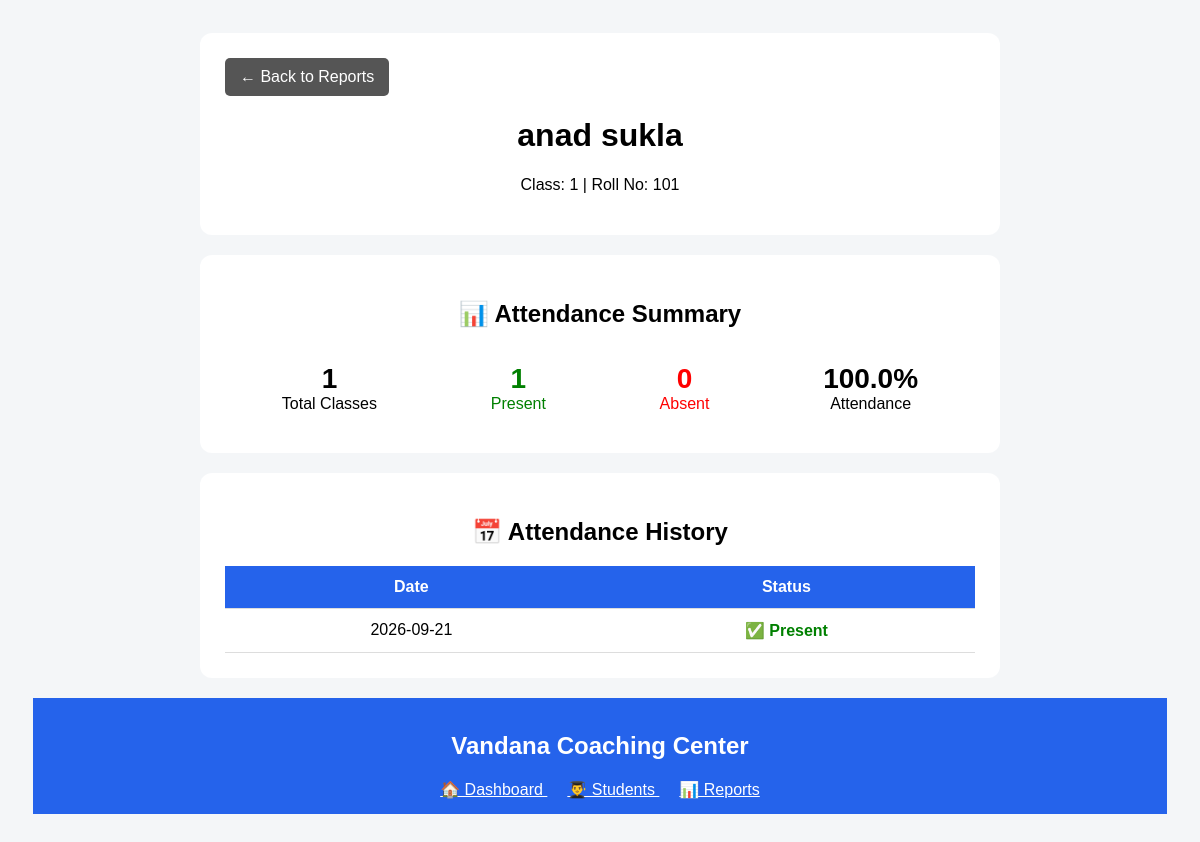
Page /student_report/21 (signed in) on the earlier database version.
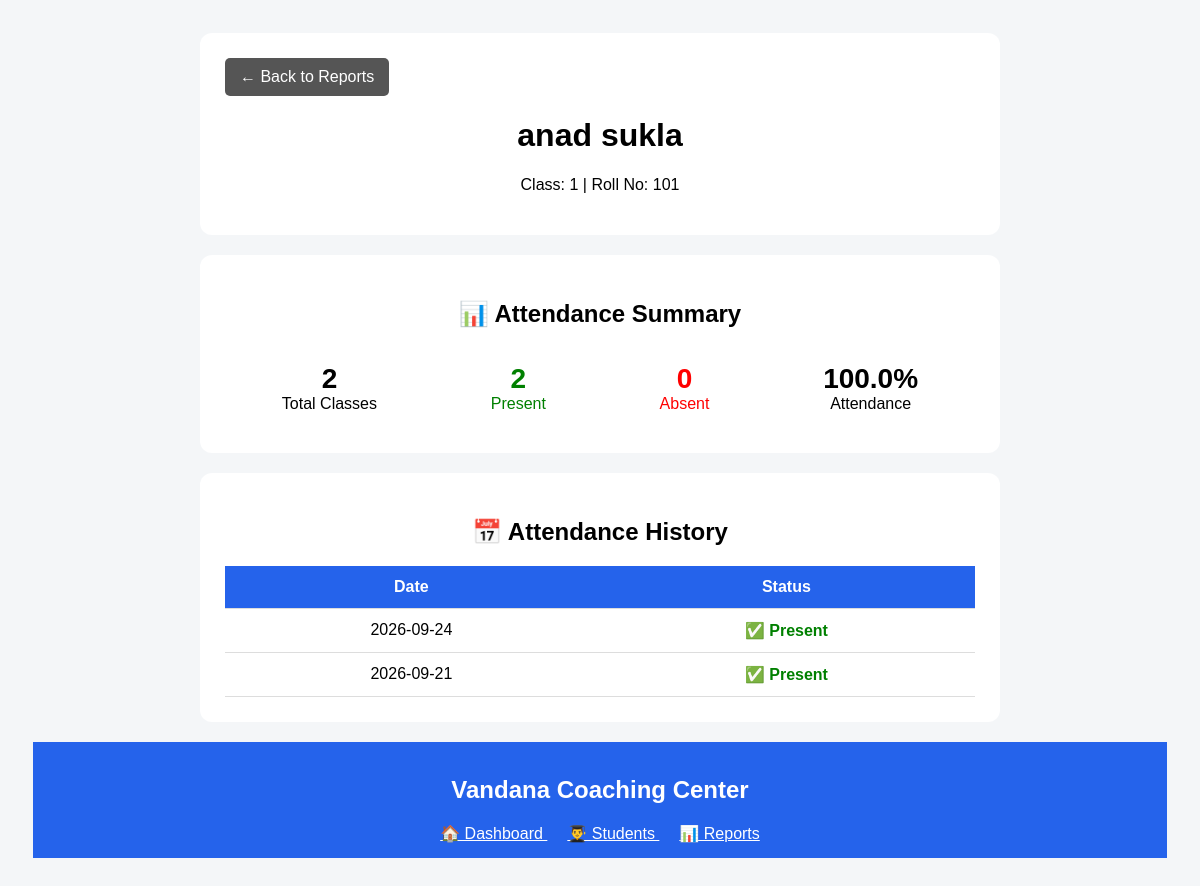
Same page on the later database version.
### tables this page shows
CREATE TABLE students (
            id INTEGER PRIMARY KEY AUTOINCREMENT,
            name TEXT NOT NULL,
            class_name TEXT NOT NULL,
            roll_number TEXT
        , guardian_name TEXT, guardian_phone TEXT, section TEXT);

CREATE TABLE attendance (
            id INTEGER PRIMARY KEY AUTOINCREMENT,
            student_id INTEGER NOT NULL,
            attendance_date TEXT NOT NULL,
            status TEXT NOT NULL,
            FOREIGN KEY (student_id) REFERENCES students(id)
        );

### app.py (the view, shortened to what this page needs)
@app.route(
    "/student_report/<int:student_id>"
)
@login_required
def student_report(student_id):
    user_role = session.get("role")
    user_student_id = session.get(
        "student_id"
    )
    conn = get_db_connection()
    student = conn.execute("""
        SELECT *
        FROM students
        WHERE id = ?
    """, (
        student_id,
    )).fetchone()
    if not student:
        conn.close()
        return "Student not found", 404
    attendance_records = conn.execute("""
        SELECT
            attendance_date,
            status

        FROM attendance

        WHERE student_id = ?

        ORDER BY attendance_date DESC
    """, (
        student_id,
    )).fetchall()
    total = len(
        attendance_records
    )
    present = sum(
        1
        for record in attendance_records
        if record["status"] == "Present"
    )
    absent = total - present
    if total > 0:
        percentage = round(
            (present / total) * 100,
            2
        )
    else:
        percentage = 0
    conn.close()
    return render_template(
        "student_report.html",
        student=student,
        attendance_records=
            attendance_records,
        total=total,
        present=present,
        absent=absent,
        percentage=percentage
    )

### app.py (called while the page is built, shortened)
def get_db_connection():
    conn = sqlite3.connect(DATABASE)
    conn.row_factory = sqlite3.Row
    return conn

def login_required(view_func):
    @wraps(view_func)
    def wrapped_view(*args, **kwargs):
        return view_func(*args, **kwargs)
    return wrapped_view

### templates/student_report.html (shortened to what this page needs)
<!DOCTYPE html>
<html lang="en">
<head>
</head>
<body>
<div class="container">
    <div class="card">
        <a href="/reports" class="back">
            ← Back to Reports
        </a>
        <h1>
            {{ student["name"] }}
        </h1>
        <p style="text-align:center;">
            Class: {{ student["class_name"] }}
            |
            Roll No: {{ student["roll_number"] }}
        </p>
    </div>
    <div class="card">
        <h2>
            📊 Attendance Summary
        </h2>
        <div class="stats">
            <div class="stat">
                <div class="number">
                    {{ total }}
                </div>
                <div>
                    Total Classes
                </div>
            </div>
            <div class="stat green">
                <div class="number">
                    {{ present }}
                </div>
                <div>
                    Present
                </div>
            </div>
            <div class="stat red">
                <div class="number">
                    {{ absent }}
                </div>
                <div>
                    Absent
                </div>
            </div>
            <div class="stat">
                <div class="number">
                    {{ percentage }}%
                </div>
                <div>
                    Attendance
                </div>
            </div>
        </div>
    </div>
    <div class="card">
        <h2>
            📅 Attendance History
        </h2>
        <table>
            <tr>
                <th>
                    Date
                </th>
                <th>
                    Status
                </th>
            </tr>
            {% for record in attendance_records %}
            <tr>
                <td>
                    {{ record["attendance_date"] }}
                </td>
                <td>
                    {% if record["status"] == "Present" %}
                        <span class="present">
                            ✅ Present
                        </span>
                    {% else %}
                        <span class="absent">
                            ❌ Absent
                        </span>
                    {% endif %}
                </td>
            </tr>
            {% else %}
            <tr>
                <td colspan="2">
                    No attendance recorded.
                </td>
            </tr>
            {% endfor %}
        </table>
    </div>
</div>
</body>
<div style="
    background:#2563eb;
    color:white;
    padding:15px;
    text-align:center;
">
    <h2>
        Vandana Coaching Center
    </h2>
    <div>
        <a href="/"
           style="color:white;margin:10px;">
            🏠 Dashboard
        </a>
        <a href="/students"
           style="color:white;margin:10px;">
            👨‍🎓 Students
        </a>
        <a href="/reports"
           style="color:white;margin:10px;">
            📊 Reports
        </a>
    </div>
</div>
</html>

### templates/student_report.html (style rules this page uses)
body { font-family: Arial, sans-serif; background: #f4f6f8; padding: 25px; }
.container { max-width: 800px; margin: auto; }
.card { background: white; padding: 25px; border-radius: 12px; margin-bottom: 20px; }
h1, h2 { text-align: center; }
.stats { display: flex; justify-content: space-around; text-align: center; }
.stat { padding: 15px; }
.number { font-size: 28px; font-weight: bold; }
.green { color: green; }
.red { color: red; }
table { width: 100%; border-collapse: collapse; }
th, td { padding: 12px; border-bottom: 1px solid #ddd; text-align: center; }
th { background: #2563eb; color: white; }
.present { color: green; font-weight: bold; }
.back { display: inline-block; padding: 10px 15px; background: #555; color: white; text-decoration: none; border-radius: 5px; }

Differences in the rows shown:
added attendance: attendance_date "2026-09-24", status "✅ Present"
Other differences:
{{ total }}: "1" → "2"
{{ present }}: "1" → "2"
